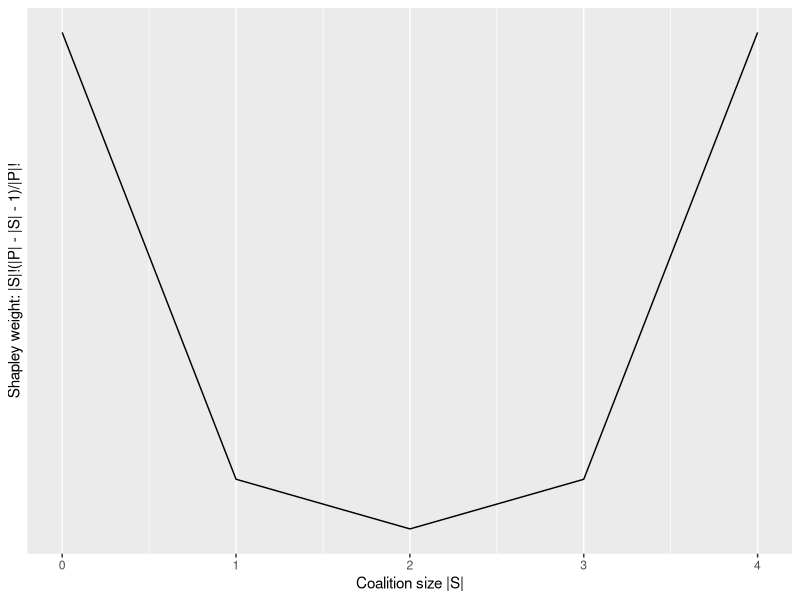
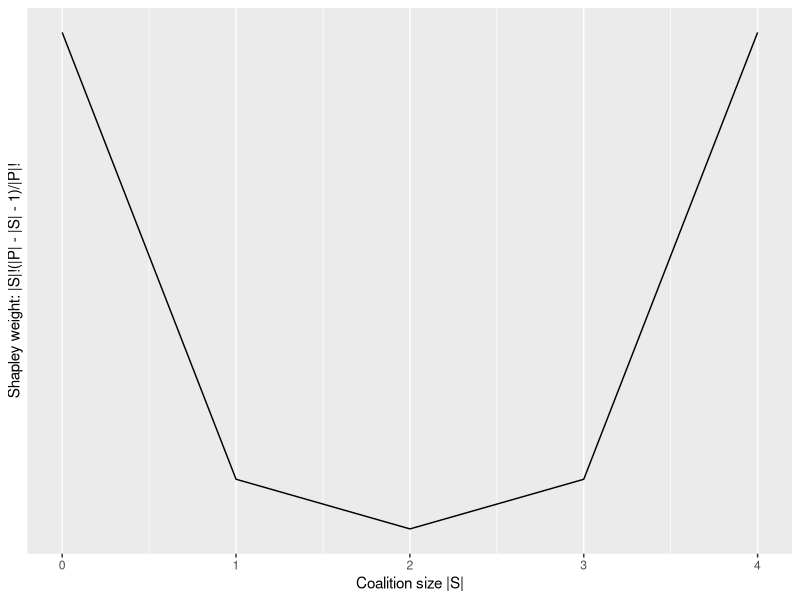

Reproduce these figures in R, in order.
# =============================================================================
# Visualize the Shapley weights by coalition size
# =============================================================================
library("ggplot2")
# Number of players / features
p = 5

#' Compute Shapley weight based on coalition size s
coal_size = function(s, p){
  # weight in Shapley formula (numerator)
  num = factorial(s) * factorial(p - s - 1)
  # weight in Shapley formula (denominator)
  den = factorial(p)
  weight = num / den

  weight
}

plt_data = data.frame(s = 0:(p - 1))
plt_data$weight = sapply(plt_data$s, function(x) coal_size(x, p))

ggplot(plt_data) + 
  geom_line(aes(x = s, y = weight)) +
  scale_x_continuous("Coalition size |S|", breaks = 0:p) +
  scale_y_continuous("Shapley weight: |S|!(|P| - |S| - 1)/|P|!", breaks = 0:p)
ggsave(file = "shapley-weights.pdf", height = 4, width = 4)
